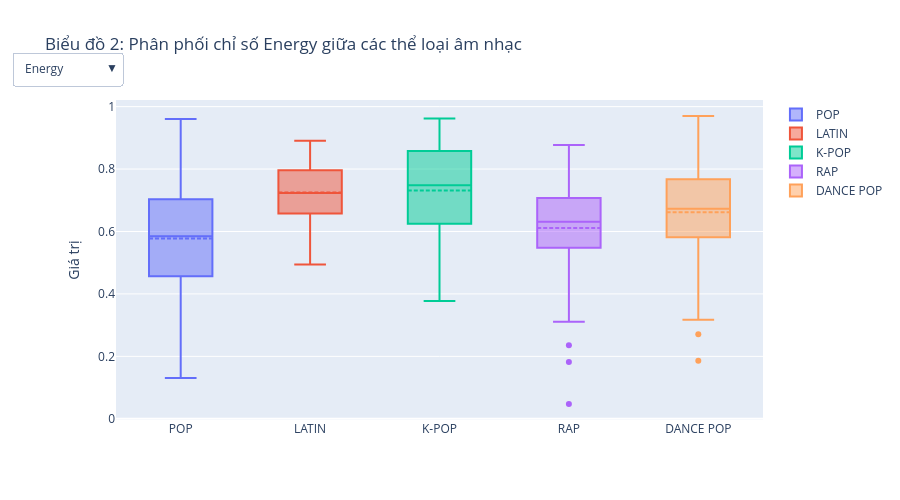

Notebook source saved alongside this figure:
### Markdown cell above
## Biểu đồ 2: Phân phối đặc trưng âm học giữa các thể loại nhạc

### Code cell
main_genres = ['pop', 'latin', 'k-pop', 'rap', 'dance pop']
df_genre_filtered = df_tracks[df_tracks['artist_genre'].isin(main_genres) & df_tracks['track_id'].isin(df_global4['track_id'])]

fig7 = go.Figure()
box_metrics = ['energy', 'danceability', 'valence', 'tempo']
box_titles = ['Energy', 'Danceability', 'Valence', 'Tempo']

for metric in box_metrics:
    for genre in main_genres:
        data = df_genre_filtered[df_genre_filtered['artist_genre'] == genre][metric]
        fig7.add_trace(go.Box(
            y=data,
            name=genre.upper(),
            visible=(metric == 'energy'),
            boxmean=True
        ))

buttons7 = []
for i, (metric, name) in enumerate(zip(box_metrics, box_titles)):
    vis = [False] * (len(box_metrics) * len(main_genres))
    for j in range(len(main_genres)):
        vis[i * len(main_genres) + j] = True
    buttons7.append(dict(
        label=name,
        method='update',
        args=[{'visible': vis}, {'title': 'Phân phối chỉ số ' + name + ' giữa các thể loại âm nhạc'}]
    ))

fig7.update_layout(
    updatemenus=[dict(
        buttons=buttons7,
        direction='down',
        x=0.01,
        y=1.15,
        showactive=True
    )],
    title='Biểu đồ 2: Phân phối chỉ số Energy giữa các thể loại âm nhạc',
    yaxis_title='Giá trị',
    height=500
)
fig7.show()
